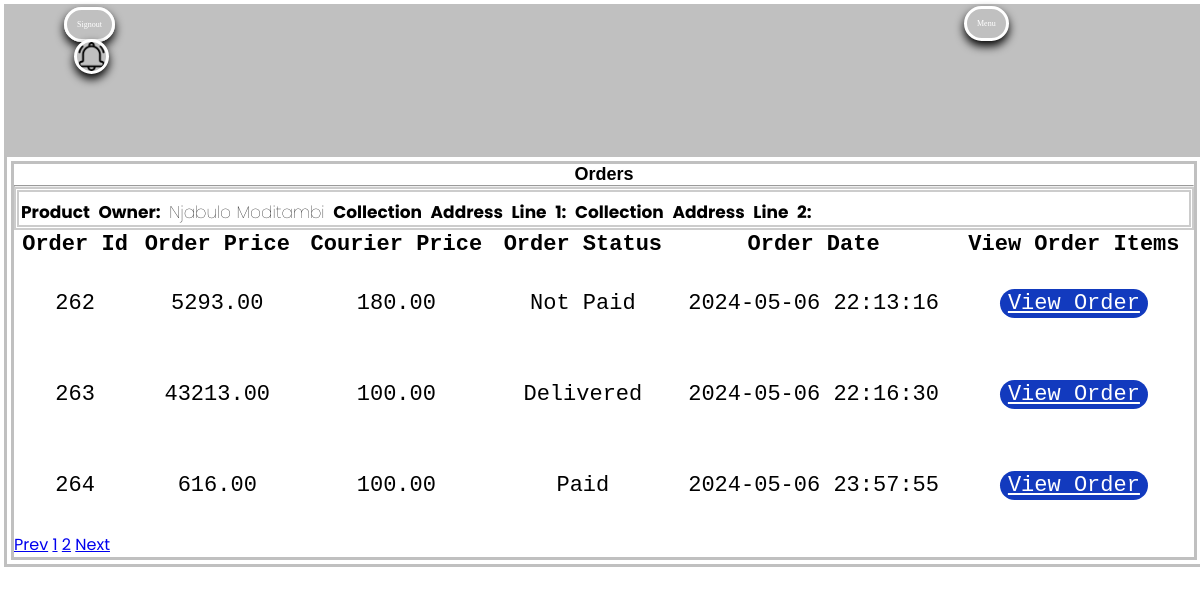
/sellers/adminorders.php (signed in), run on an earlier commit of the app's database.
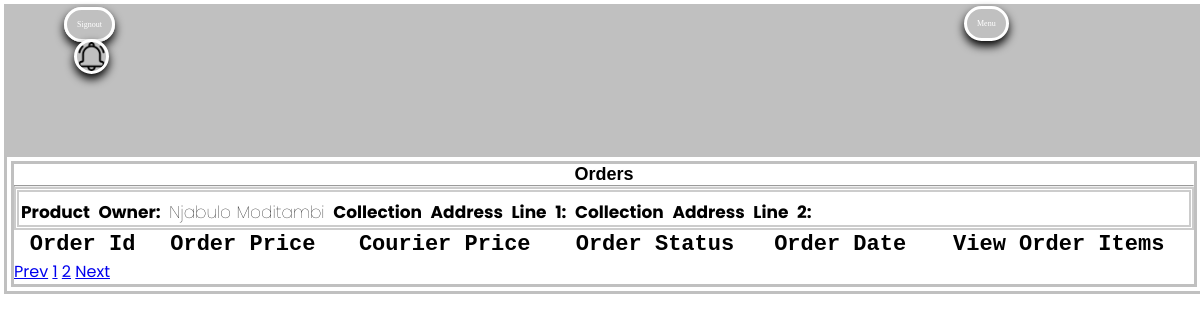
And on a later commit of the database.
### tables this page shows
CREATE TABLE `orders` (
  `fldorderid` int(11) NOT NULL,
  `fldproductsellersid` varchar(2000) NOT NULL,
  `fldordercost` decimal(11,2) NOT NULL,
  `fldcouriercost` decimal(11,2) NOT NULL,
  `fldproductdiscountcode` varchar(50) NOT NULL,
  `fldorderstatus` varchar(100) NOT NULL,
  `flduserid` int(11) NOT NULL,
  `fldshippingid` int(11) NOT NULL,
  `fldbillingidnumber` varchar(13) NOT NULL,
  `fldbillingphonenumber` varchar(15) NOT NULL,
  `fldshippingphonenumber` varchar(10) NOT NULL,
  `fldshippingcity` varchar(255) NOT NULL,
  `fldshippingcountry` varchar(100) NOT NULL,
  `fldshippingaddressline1` varchar(255) NOT NULL,
  `fldshippingaddressline2` varchar(150) NOT NULL,
  `fldorderdate` datetime NOT NULL DEFAULT current_timestamp(),
  `fldshippingdeliverycomment` text NOT NULL
);

### sellers/adminserver/getadminorders.php (called while the page is built, shortened)
<?php
include('adminconnection.php');
$productsellersid = $_SESSION['fldproductsellersid'];
if(isset($_GET['pagenumber']) && $_GET['pagenumber'] != ""){
  $pagenumber = $_GET['pagenumber'];
}
else{
  $pagenumber = 1;
}
$stmt = $conn->prepare("SELECT COUNT(*) AS fldtotalrecords FROM orders");
$stmt->execute();
$stmt->bind_result($totalrecords);
$totalrecordsperpage = 10;
$offset = ($pagenumber - 1) * $totalrecordsperpage;
$totalnumberofpages = ceil($totalrecords / $totalrecordsperpage);
$stmt1 = $conn->prepare("SELECT * FROM orders WHERE fldproductsellersid LIKE '%$productsellersid%' LIMIT $offset,$totalrecordsperpage");
$stmt1->execute();
$orders = $stmt1->get_result();

### sellers/adminorders.php (the view, shortened to what this page needs)
<?php
include('adminlayouts/adminheader.php');
include('adminserver/getadminlogout.php');
?>
  <body>
    <section class="dashboard">
      <div class="dashboardcontainer" id="dashboardcontainer">
        <div class="text-center mt-3 pt-5 col-lg-6 col-md-12 col-sm-12">
          <h3>Orders</h3>
          <hr class="mx-auto">
          <div class="dashboardadmininfo" id="dashboardadmininfo">
            <p>Product Owner: <span><?php if(isset($_SESSION['fldproductsellersfirstname']) && isset($_SESSION['fldproductsellerslastname'])){ echo $_SESSION['fldproductsellersfirstname']." ".$_SESSION['fldproductsellerslastname']; }?></span> Collection Address Line 1:  Collection Address Line 2: </p>
          </div>
          <div class="dashboardinfo">
            <div class="adminorderstablecontainer">
              <table class="adminorderstable">
                <thead>
                  <tr>
                    <th scope="col">Order Id</th>
                    <th scope="col">Order Price</th>
                    <th scope="col">Courier Price</th>
                    <th scope="col">Order Status</th>
                    <th scope="col">Order Date</th>
                    <th scope="col">View Order Items</th>
                  </tr>
                </thead>
                <tbody>
                  <?php include('adminserver/getadminorders.php');
                    foreach($orders as $order){?>
                  <tr>
                    <td><?php echo $order['fldorderid']; ?></td>
                    <td><?php echo $order['fldordercost']; ?></td>
                    <td><?php echo $order['fldcouriercost']; ?></td>
                    <td><?php echo $order['fldorderstatus']; ?></td>
                    <td><?php echo $order['fldorderdate']; ?></td>
                    <td id="btn"><a class="btn btn-primary" href="adminvieworders.php?fldorderid=<?php echo $order['fldorderid']; ?>&fldproductsellersid=<?php echo $_SESSION['fldproductsellersid']; ?>">View Order</a></td>
                  </tr>
                  <?php } ?>
                </tbody>
              </table>
              <div class="page-btn">
                <span class="page-item <?php if($pagenumber <= 1){ echo 'disabled';} ?>"><a class="page-link" href="<?php if($pagenumber <= 1){ echo '#';}else{ echo "?pagenumber=".($pagenumber - 1);} ?>">Prev</a></span>
                <span class="page-item"><a class="page-link" href="?pagenumber=1">1</a></span>
                <span class="page-item"><a class="page-link" href="?pagenumber=2">2</a></span>
                <span class="page-item <?php if($pagenumber >= $totalnumberofpages){ echo 'disabled';} ?>"><a class="page-link" href="<?php if($pagenumber >= $totalnumberofpages){ echo '#';}else{ echo "?pagenumber=".($pagenumber + 1);} ?>">Next</a></span>
              </div>
            </div>
          </div>
        </div>
      </div>
    </section>
  </body>
</html>

What changed in the data, as far as the page shows it:
removed orders: fldorderid "262", fldordercost "5293.00", fldcouriercost "180.00", fldorderstatus "Not Paid", fldorderdate "2024-05-06 22:13:16"
removed orders: fldorderid "263", fldordercost "43213.00", fldcouriercost "100.00", fldorderstatus "Delivered", fldorderdate "2024-05-06 22:16:30"
removed orders: fldorderid "264", fldordercost "616.00", fldcouriercost "100.00", fldorderstatus "Paid", fldorderdate "2024-05-06 23:57:55"
